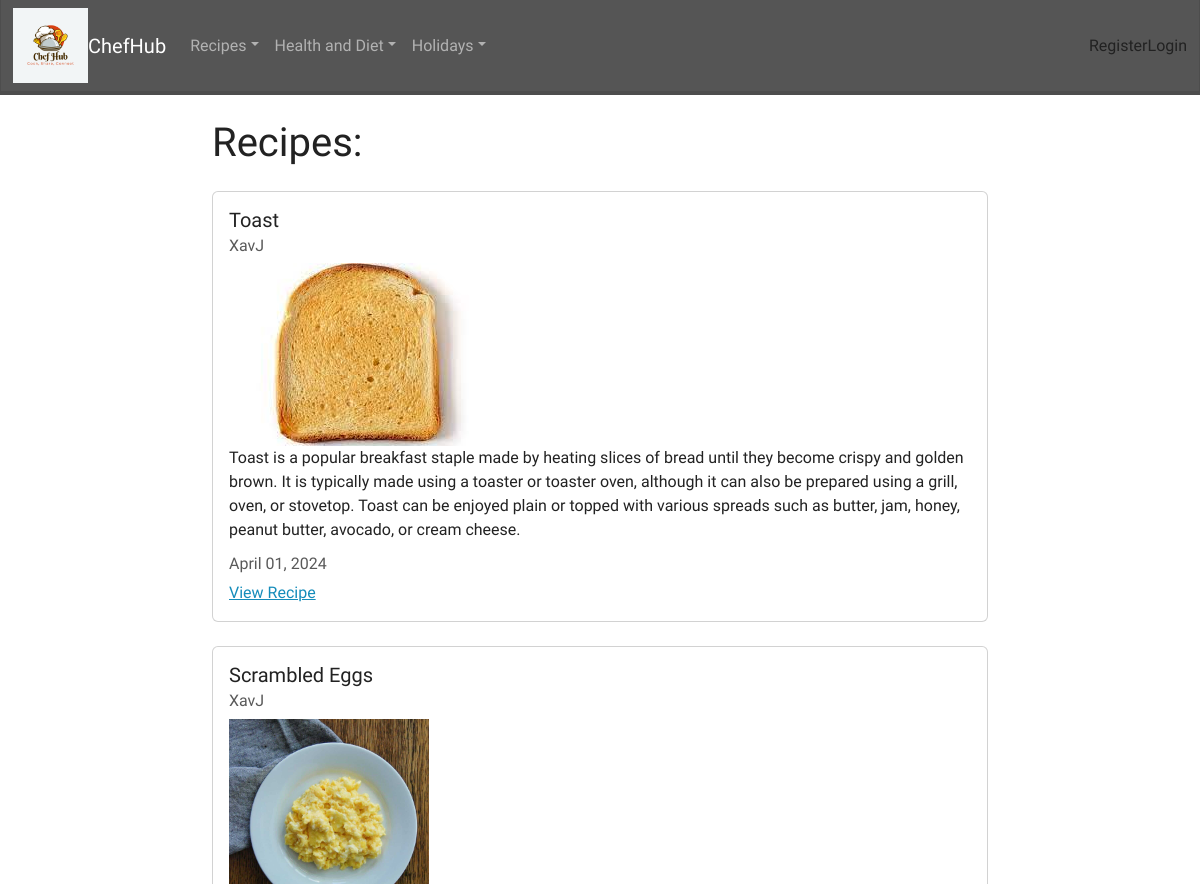
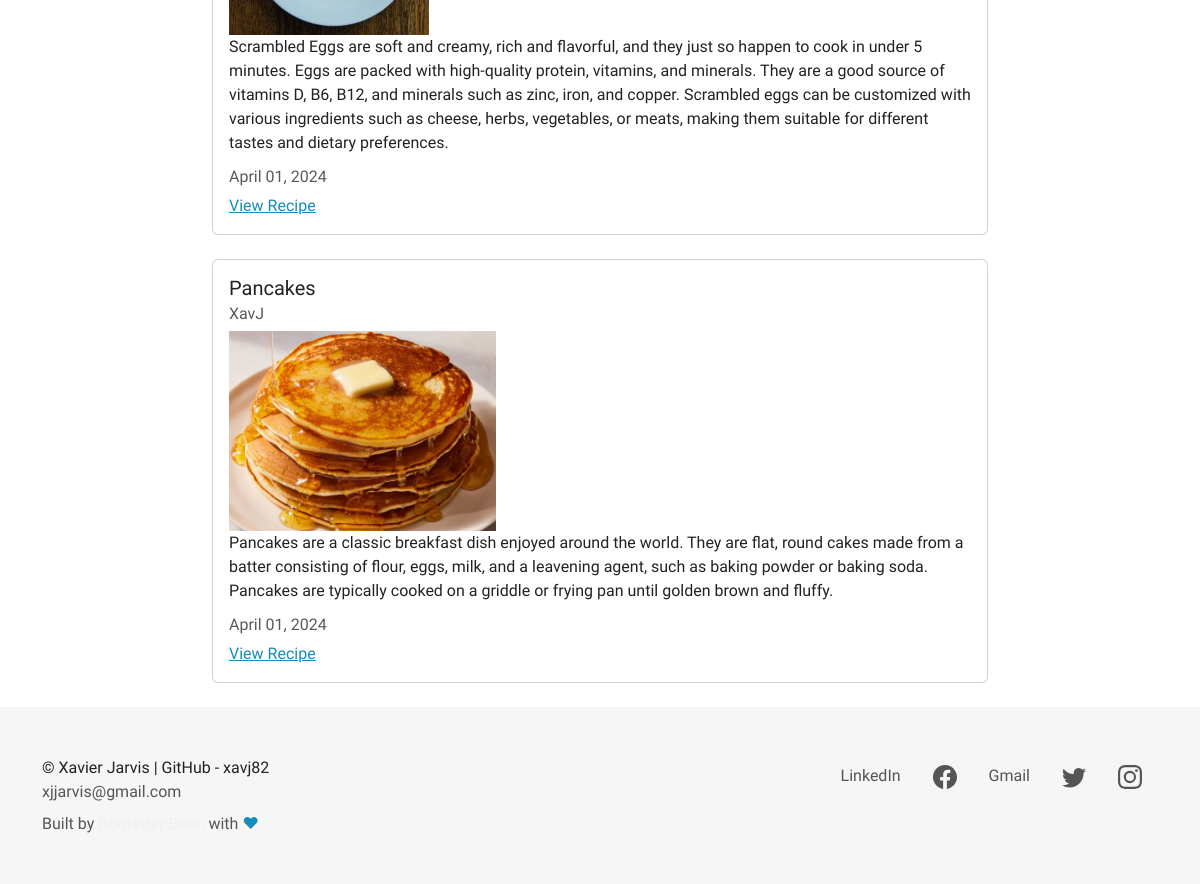
Page /recipe/meals/1/ on the committed database (2 pictures, top to bottom).
### recipes/models.py (models this page shows, shortened)
class Recipe(models.Model):
    title = models.CharField(max_length=100)
    description = models.TextField()
    image = models.ImageField(upload_to="recipe_images", null=True)
    author = models.ForeignKey(User, on_delete=models.CASCADE)
    created_at = models.DateTimeField(auto_now_add=True)
    updated_at = models.DateTimeField(auto_now=True)
    ingredients = models.TextField(null=True)
    method = models.TextField(null=True)
    meal_type = models.ForeignKey(MealType, on_delete=models.CASCADE, null=True)
    meal_diet = models.ManyToManyField(MealDiet, help_text="Hold ctrl or cmd to select more than one option")
    meal_holiday = models.ManyToManyField(HolidayMeal, help_text="Hold ctrl or cmd to select more than one option")

### recipes/views.py (the view)
# urls.py: path('recipe/meals/<int:meal_id>/', meal_display, name="recipes-recipes"),
def meal_display(request, meal_id):
    meal = get_object_or_404(models.MealType, pk=meal_id)
    meals_in_category = models.Recipe.objects.filter(meal_type=meal)
    context = {
        'meal': meal,
        'meal_type': meals_in_category,
    }
    return render(request, 'recipes/recipes.html', context)

### recipes/templates/recipes/recipes.html
{% extends 'recipes/base.html' %}
{% block content %}
<h1>Recipes:</h1>
{% for recipe in meal_type %}
<div class="card my-4">
    <div class="card-body">
        <h5 class="card-title">{{ recipe.title }}</h5>
        <h6 class="card-subtitle mb-2 text-muted">{{ recipe.author }}</h6>
        <img src="{{ recipe.image.url }}" style="max-width: 100%; max-height: 200px;">
        <p class="card-text">{{ recipe.description }}</p>
        <h6 class="card-subtitle mb-2 text-muted">{{ recipe.updated_at|date:"F d, Y" }}</h6>
        <a href="{% url 'recipes-detail' recipe.pk %}" class="card-link">View Recipe</a>
    </div>
</div>
{% endfor %}
{% endblock content %}

### rows in the picture
Recipe: title "Toast", author "XavJ", image (picture), description "Toast is a popular breakfast staple made by heating slices of bread until they become crispy and golden brown. It is typically made using a toaster or toaster oven, although it can also be prepared using a grill, oven, or stovetop. Toast can be enjoyed plain or topped with various spreads such as butter, jam, honey, peanut butter, avocado, or cream cheese.", updated_at "April 01, 2024"
Recipe: title "Scrambled Eggs", author "XavJ", image (picture), description "Scrambled Eggs are soft and creamy, rich and flavorful, and they just so happen to cook in under 5 minutes. Eggs are packed with high-quality protein, vitamins, and minerals. They are a good source of vitamins D, B6, B12, and minerals such as zinc, iron, and copper. Scrambled eggs can be customized with various ingredients such as cheese, herbs, vegetables, or meats, making them suitable for different tastes and dietary preferences.", updated_at "April 01, 2024"
Recipe: title "Pancakes", author "XavJ", image (picture), description "Pancakes are a classic breakfast dish enjoyed around the world. They are flat, round cakes made from a batter consisting of flour, eggs, milk, and a leavening agent, such as baking powder or baking soda. Pancakes are typically cooked on a griddle or frying pan until golden brown and fluffy.", updated_at "April 01, 2024"
